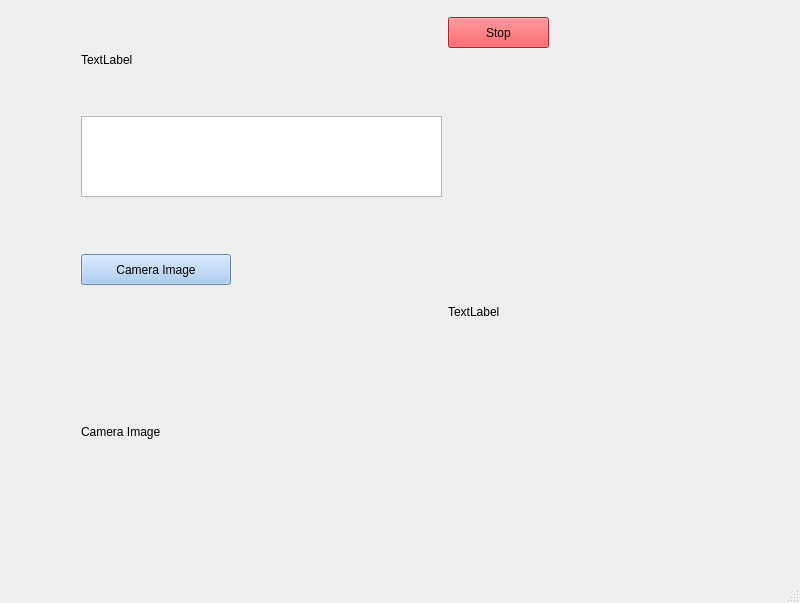
<?xml version="1.0" encoding="UTF-8"?>
<ui version="4.0">
 <class>MainWindow</class>
 <widget class="QMainWindow" name="MainWindow">
  <property name="geometry">
   <rect>
    <x>0</x>
    <y>0</y>
    <width>800</width>
    <height>603</height>
   </rect>
  </property>
  <property name="windowTitle">
   <string>MainWindow</string>
  </property>
  <widget class="QWidget" name="centralwidget">
   <layout class="QGridLayout" name="gridLayout_4">
    <item row="0" column="0">
     <layout class="QGridLayout" name="gridLayout_3">
      <item row="0" column="0">
       <layout class="QVBoxLayout" name="verticalLayout_3">
        <item>
         <widget class="QLabel" name="terraCropLabel_2">
          <property name="sizePolicy">
           <sizepolicy hsizetype="Fixed" vsizetype="Fixed">
            <horstretch>0</horstretch>
            <verstretch>0</verstretch>
           </sizepolicy>
          </property>
          <property name="minimumSize">
           <size>
            <width>171</width>
            <height>101</height>
           </size>
          </property>
          <property name="maximumSize">
           <size>
            <width>171</width>
            <height>101</height>
           </size>
          </property>
          <property name="text">
           <string>TextLabel</string>
          </property>
         </widget>
        </item>
        <item>
         <widget class="QListWidget" name="statusListWidget">
          <property name="minimumSize">
           <size>
            <width>361</width>
            <height>81</height>
           </size>
          </property>
          <property name="maximumSize">
           <size>
            <width>361</width>
            <height>81</height>
           </size>
          </property>
         </widget>
        </item>
        <item>
         <spacer name="verticalSpacer">
          <property name="orientation">
           <enum>Qt::Vertical</enum>
          </property>
          <property name="sizeHint" stdset="0">
           <size>
            <width>20</width>
            <height>40</height>
           </size>
          </property>
         </spacer>
        </item>
        <item>
         <widget class="QPushButton" name="captureButton">
          <property name="sizePolicy">
           <sizepolicy hsizetype="Expanding" vsizetype="Expanding">
            <horstretch>0</horstretch>
            <verstretch>0</verstretch>
           </sizepolicy>
          </property>
          <property name="minimumSize">
           <size>
            <width>150</width>
            <height>31</height>
           </size>
          </property>
          <property name="maximumSize">
           <size>
            <width>150</width>
            <height>31</height>
           </size>
          </property>
          <property name="palette">
           <palette>
            <active>
             <colorrole role="WindowText">
              <brush brushstyle="SolidPattern">
               <color alpha="255">
                <red>0</red>
                <green>0</green>
                <blue>0</blue>
               </color>
              </brush>
             </colorrole>
             <colorrole role="Button">
              <brush brushstyle="SolidPattern">
               <color alpha="255">
                <red>153</red>
                <green>193</green>
                <blue>241</blue>
               </color>
              </brush>
             </colorrole>
             <colorrole role="Light">
              <brush brushstyle="SolidPattern">
               <color alpha="255">
                <red>255</red>
                <green>255</green>
                <blue>255</blue>
               </color>
              </brush>
             </colorrole>
             <colorrole role="Midlight">
              <brush brushstyle="SolidPattern">
               <color alpha="255">
                <red>204</red>
                <green>224</green>
                <blue>248</blue>
               </color>
              </brush>
             </colorrole>
             <colorrole role="Dark">
              <brush brushstyle="SolidPattern">
               <color alpha="255">
                <red>76</red>
                <green>96</green>
                <blue>120</blue>
               </color>
              </brush>
             </colorrole>
             <colorrole role="Mid">
              <brush brushstyle="SolidPattern">
               <color alpha="255">
                <red>102</red>
                <green>129</green>
                <blue>161</blue>
               </color>
              </brush>
             </colorrole>
             <colorrole role="Text">
              <brush brushstyle="SolidPattern">
               <color alpha="255">
                <red>0</red>
                <green>0</green>
                <blue>0</blue>
               </color>
              </brush>
             </colorrole>
             <colorrole role="BrightText">
              <brush brushstyle="SolidPattern">
               <color alpha="255">
                <red>255</red>
                <green>255</green>
                <blue>255</blue>
               </color>
              </brush>
             </colorrole>
             <colorrole role="ButtonText">
              <brush brushstyle="SolidPattern">
               <color alpha="255">
                <red>0</red>
                <green>0</green>
                <blue>0</blue>
               </color>
              </brush>
             </colorrole>
             <colorrole role="Base">
              <brush brushstyle="SolidPattern">
               <color alpha="255">
                <red>255</red>
                <green>255</green>
                <blue>255</blue>
               </color>
              </brush>
             </colorrole>
             <colorrole role="Window">
              <brush brushstyle="SolidPattern">
               <color alpha="255">
                <red>153</red>
                <green>193</green>
                <blue>241</blue>
               </color>
              </brush>
             </colorrole>
             <colorrole role="Shadow">
              <brush brushstyle="SolidPattern">
               <color alpha="255">
                <red>0</red>
                <green>0</green>
                <blue>0</blue>
               </color>
              </brush>
             </colorrole>
             <colorrole role="AlternateBase">
              <brush brushstyle="SolidPattern">
               <color alpha="255">
                <red>204</red>
                <green>224</green>
                <blue>248</blue>
               </color>
              </brush>
             </colorrole>
             <colorrole role="ToolTipBase">
              <brush brushstyle="SolidPattern">
               <color alpha="255">
                <red>255</red>
                <green>255</green>
                <blue>220</blue>
               </color>
              </brush>
             </colorrole>
             <colorrole role="ToolTipText">
              <brush brushstyle="SolidPattern">
               <color alpha="255">
                <red>0</red>
                <green>0</green>
                <blue>0</blue>
               </color>
              </brush>
             </colorrole>
             <colorrole role="PlaceholderText">
              <brush brushstyle="SolidPattern">
               <color alpha="128">
                <red>0</red>
                <green>0</green>
                <blue>0</blue>
               </color>
              </brush>
             </colorrole>
            </active>
            <inactive>
             <colorrole role="WindowText">
              <brush brushstyle="SolidPattern">
               <color alpha="255">
                <red>0</red>
                <green>0</green>
                <blue>0</blue>
               </color>
              </brush>
             </colorrole>
             <colorrole role="Button">
              <brush brushstyle="SolidPattern">
               <color alpha="255">
                <red>153</red>
                <green>193</green>
                <blue>241</blue>
               </color>
              </brush>
             </colorrole>
             <colorrole role="Light">
              <brush brushstyle="SolidPattern">
               <color alpha="255">
                <red>255</red>
                <green>255</green>
                <blue>255</blue>
               </color>
              </brush>
             </colorrole>
             <colorrole role="Midlight">
              <brush brushstyle="SolidPattern">
               <color alpha="255">
                <red>204</red>
                <green>224</green>
                <blue>248</blue>
               </color>
              </brush>
             </colorrole>
             <colorrole role="Dark">
              <brush brushstyle="SolidPattern">
               <color alpha="255">
                <red>76</red>
                <green>96</green>
                <blue>120</blue>
               </color>
              </brush>
             </colorrole>
             <colorrole role="Mid">
              <brush brushstyle="SolidPattern">
               <color alpha="255">
                <red>102</red>
                <green>129</green>
                <blue>161</blue>
               </color>
              </brush>
             </colorrole>
             <colorrole role="Text">
              <brush brushstyle="SolidPattern">
               <color alpha="255">
                <red>0</red>
                <green>0</green>
                <blue>0</blue>
               </color>
              </brush>
             </colorrole>
             <colorrole role="BrightText">
              <brush brushstyle="SolidPattern">
               <color alpha="255">
                <red>255</red>
                <green>255</green>
                <blue>255</blue>
               </color>
              </brush>
             </colorrole>
             <colorrole role="ButtonText">
              <brush brushstyle="SolidPattern">
               <color alpha="255">
                <red>0</red>
                <green>0</green>
                <blue>0</blue>
               </color>
              </brush>
             </colorrole>
             <colorrole role="Base">
              <brush brushstyle="SolidPattern">
               <color alpha="255">
                <red>255</red>
                <green>255</green>
                <blue>255</blue>
               </color>
              </brush>
             </colorrole>
             <colorrole role="Window">
              <brush brushstyle="SolidPattern">
               <color alpha="255">
                <red>153</red>
                <green>193</green>
                <blue>241</blue>
               </color>
              </brush>
             </colorrole>
             <colorrole role="Shadow">
              <brush brushstyle="SolidPattern">
               <color alpha="255">
                <red>0</red>
                <green>0</green>
                <blue>0</blue>
               </color>
              </brush>
             </colorrole>
             <colorrole role="AlternateBase">
              <brush brushstyle="SolidPattern">
               <color alpha="255">
                <red>204</red>
                <green>224</green>
                <blue>248</blue>
               </color>
              </brush>
             </colorrole>
             <colorrole role="ToolTipBase">
              <brush brushstyle="SolidPattern">
               <color alpha="255">
                <red>255</red>
                <green>255</green>
                <blue>220</blue>
               </color>
              </brush>
             </colorrole>
             <colorrole role="ToolTipText">
              <brush brushstyle="SolidPattern">
               <color alpha="255">
                <red>0</red>
                <green>0</green>
                <blue>0</blue>
               </color>
              </brush>
             </colorrole>
             <colorrole role="PlaceholderText">
              <brush brushstyle="SolidPattern">
               <color alpha="128">
                <red>0</red>
                <green>0</green>
                <blue>0</blue>
               </color>
              </brush>
             </colorrole>
            </inactive>
            <disabled>
             <colorrole role="WindowText">
              <brush brushstyle="SolidPattern">
               <color alpha="255">
                <red>76</red>
                <green>96</green>
                <blue>120</blue>
               </color>
              </brush>
             </colorrole>
             <colorrole role="Button">
              <brush brushstyle="SolidPattern">
               <color alpha="255">
                <red>153</red>
                <green>193</green>
                <blue>241</blue>
               </color>
              </brush>
             </colorrole>
             <colorrole role="Light">
              <brush brushstyle="SolidPattern">
               <color alpha="255">
                <red>255</red>
                <green>255</green>
                <blue>255</blue>
               </color>
              </brush>
             </colorrole>
             <colorrole role="Midlight">
              <brush brushstyle="SolidPattern">
               <color alpha="255">
                <red>204</red>
                <green>224</green>
                <blue>248</blue>
               </color>
              </brush>
             </colorrole>
             <colorrole role="Dark">
              <brush brushstyle="SolidPattern">
               <color alpha="255">
                <red>76</red>
                <green>96</green>
                <blue>120</blue>
               </color>
              </brush>
             </colorrole>
             <colorrole role="Mid">
              <brush brushstyle="SolidPattern">
               <color alpha="255">
                <red>102</red>
                <green>129</green>
                <blue>161</blue>
               </color>
              </brush>
             </colorrole>
             <colorrole role="Text">
              <brush brushstyle="SolidPattern">
               <color alpha="255">
                <red>76</red>
                <green>96</green>
                <blue>120</blue>
               </color>
              </brush>
             </colorrole>
             <colorrole role="BrightText">
              <brush brushstyle="SolidPattern">
               <color alpha="255">
                <red>255</red>
                <green>255</green>
                <blue>255</blue>
               </color>
              </brush>
             </colorrole>
             <colorrole role="ButtonText">
              <brush brushstyle="SolidPattern">
               <color alpha="255">
                <red>76</red>
                <green>96</green>
                <blue>120</blue>
               </color>
              </brush>
             </colorrole>
             <colorrole role="Base">
              <brush brushstyle="SolidPattern">
               <color alpha="255">
                <red>153</red>
                <green>193</green>
                <blue>241</blue>
               </color>
              </brush>
             </colorrole>
             <colorrole role="Window">
              <brush brushstyle="SolidPattern">
               <color alpha="255">
                <red>153</red>
                <green>193</green>
                <blue>241</blue>
               </color>
              </brush>
             </colorrole>
             <colorrole role="Shadow">
              <brush brushstyle="SolidPattern">
               <color alpha="255">
                <red>0</red>
                <green>0</green>
                <blue>0</blue>
               </color>
              </brush>
             </colorrole>
             <colorrole role="AlternateBase">
              <brush brushstyle="SolidPattern">
               <color alpha="255">
                <red>153</red>
                <green>193</green>
                <blue>241</blue>
               </color>
              </brush>
             </colorrole>
             <colorrole role="ToolTipBase">
              <brush brushstyle="SolidPattern">
               <color alpha="255">
                <red>255</red>
                <green>255</green>
                <blue>220</blue>
               </color>
              </brush>
             </colorrole>
             <colorrole role="ToolTipText">
              <brush brushstyle="SolidPattern">
               <color alpha="255">
                <red>0</red>
                <green>0</green>
                <blue>0</blue>
               </color>
              </brush>
             </colorrole>
             <colorrole role="PlaceholderText">
              <brush brushstyle="SolidPattern">
               <color alpha="128">
                <red>0</red>
                <green>0</green>
                <blue>0</blue>
               </color>
              </brush>
             </colorrole>
            </disabled>
           </palette>
          </property>
          <property name="text">
           <string>Camera Image</string>
          </property>
         </widget>
        </item>
        <item>
         <widget class="QLabel" name="imageLabel">
          <property name="sizePolicy">
           <sizepolicy hsizetype="Fixed" vsizetype="Fixed">
            <horstretch>0</horstretch>
            <verstretch>0</verstretch>
           </sizepolicy>
          </property>
          <property name="minimumSize">
           <size>
            <width>361</width>
            <height>281</height>
           </size>
          </property>
          <property name="maximumSize">
           <size>
            <width>361</width>
            <height>281</height>
           </size>
          </property>
          <property name="text">
           <string>Camera Image</string>
          </property>
         </widget>
        </item>
       </layout>
      </item>
      <item row="0" column="1">
       <layout class="QVBoxLayout" name="verticalLayout_4">
        <item>
         <widget class="QPushButton" name="stopButton">
          <property name="sizePolicy">
           <sizepolicy hsizetype="Expanding" vsizetype="Expanding">
            <horstretch>0</horstretch>
            <verstretch>0</verstretch>
           </sizepolicy>
          </property>
          <property name="minimumSize">
           <size>
            <width>101</width>
            <height>31</height>
           </size>
          </property>
          <property name="maximumSize">
           <size>
            <width>101</width>
            <height>31</height>
           </size>
          </property>
          <property name="palette">
           <palette>
            <active>
             <colorrole role="WindowText">
              <brush brushstyle="SolidPattern">
               <color alpha="255">
                <red>0</red>
                <green>0</green>
                <blue>0</blue>
               </color>
              </brush>
             </colorrole>
             <colorrole role="Button">
              <brush brushstyle="SolidPattern">
               <color alpha="255">
                <red>237</red>
                <green>51</green>
                <blue>59</blue>
               </color>
              </brush>
             </colorrole>
             <colorrole role="Light">
              <brush brushstyle="SolidPattern">
               <color alpha="255">
                <red>255</red>
                <green>155</green>
                <blue>160</blue>
               </color>
              </brush>
             </colorrole>
             <colorrole role="Midlight">
              <brush brushstyle="SolidPattern">
               <color alpha="255">
                <red>246</red>
                <green>103</green>
                <blue>109</blue>
               </color>
              </brush>
             </colorrole>
             <colorrole role="Dark">
              <brush brushstyle="SolidPattern">
               <color alpha="255">
                <red>118</red>
                <green>25</green>
                <blue>29</blue>
               </color>
              </brush>
             </colorrole>
             <colorrole role="Mid">
              <brush brushstyle="SolidPattern">
               <color alpha="255">
                <red>158</red>
                <green>34</green>
                <blue>39</blue>
               </color>
              </brush>
             </colorrole>
             <colorrole role="Text">
              <brush brushstyle="SolidPattern">
               <color alpha="255">
                <red>0</red>
                <green>0</green>
                <blue>0</blue>
               </color>
              </brush>
             </colorrole>
             <colorrole role="BrightText">
              <brush brushstyle="SolidPattern">
               <color alpha="255">
                <red>255</red>
                <green>255</green>
                <blue>255</blue>
               </color>
              </brush>
             </colorrole>
             <colorrole role="ButtonText">
              <brush brushstyle="SolidPattern">
               <color alpha="255">
                <red>0</red>
                <green>0</green>
                <blue>0</blue>
               </color>
              </brush>
             </colorrole>
             <colorrole role="Base">
              <brush brushstyle="SolidPattern">
               <color alpha="255">
                <red>255</red>
                <green>255</green>
                <blue>255</blue>
               </color>
              </brush>
             </colorrole>
             <colorrole role="Window">
              <brush brushstyle="SolidPattern">
               <color alpha="255">
                <red>237</red>
                <green>51</green>
                <blue>59</blue>
               </color>
              </brush>
             </colorrole>
             <colorrole role="Shadow">
              <brush brushstyle="SolidPattern">
               <color alpha="255">
                <red>0</red>
                <green>0</green>
                <blue>0</blue>
               </color>
              </brush>
             </colorrole>
             <colorrole role="AlternateBase">
              <brush brushstyle="SolidPattern">
               <color alpha="255">
                <red>246</red>
                <green>153</green>
                <blue>157</blue>
               </color>
              </brush>
             </colorrole>
             <colorrole role="ToolTipBase">
              <brush brushstyle="SolidPattern">
               <color alpha="255">
                <red>255</red>
                <green>255</green>
                <blue>220</blue>
               </color>
              </brush>
             </colorrole>
             <colorrole role="ToolTipText">
              <brush brushstyle="SolidPattern">
               <color alpha="255">
                <red>0</red>
                <green>0</green>
                <blue>0</blue>
               </color>
              </brush>
             </colorrole>
             <colorrole role="PlaceholderText">
              <brush brushstyle="SolidPattern">
               <color alpha="128">
                <red>0</red>
                <green>0</green>
                <blue>0</blue>
               </color>
              </brush>
             </colorrole>
            </active>
            <inactive>
             <colorrole role="WindowText">
              <brush brushstyle="SolidPattern">
               <color alpha="255">
                <red>0</red>
                <green>0</green>
                <blue>0</blue>
               </color>
              </brush>
             </colorrole>
             <colorrole role="Button">
              <brush brushstyle="SolidPattern">
               <color alpha="255">
                <red>237</red>
                <green>51</green>
                <blue>59</blue>
               </color>
              </brush>
             </colorrole>
             <colorrole role="Light">
              <brush brushstyle="SolidPattern">
               <color alpha="255">
                <red>255</red>
                <green>155</green>
                <blue>160</blue>
               </color>
              </brush>
             </colorrole>
             <colorrole role="Midlight">
              <brush brushstyle="SolidPattern">
               <color alpha="255">
                <red>246</red>
                <green>103</green>
                <blue>109</blue>
               </color>
              </brush>
             </colorrole>
             <colorrole role="Dark">
              <brush brushstyle="SolidPattern">
               <color alpha="255">
                <red>118</red>
                <green>25</green>
                <blue>29</blue>
               </color>
              </brush>
             </colorrole>
             <colorrole role="Mid">
              <brush brushstyle="SolidPattern">
               <color alpha="255">
                <red>158</red>
                <green>34</green>
                <blue>39</blue>
               </color>
              </brush>
             </colorrole>
             <colorrole role="Text">
              <brush brushstyle="SolidPattern">
               <color alpha="255">
                <red>0</red>
                <green>0</green>
                <blue>0</blue>
               </color>
              </brush>
             </colorrole>
             <colorrole role="BrightText">
              <brush brushstyle="SolidPattern">
               <color alpha="255">
                <red>255</red>
                <green>255</green>
                <blue>255</blue>
               </color>
              </brush>
             </colorrole>
             <colorrole role="ButtonText">
              <brush brushstyle="SolidPattern">
               <color alpha="255">
                <red>0</red>
                <green>0</green>
                <blue>0</blue>
               </color>
              </brush>
             </colorrole>
             <colorrole role="Base">
              <brush brushstyle="SolidPattern">
               <color alpha="255">
                <red>255</red>
                <green>255</green>
                <blue>255</blue>
               </color>
              </brush>
             </colorrole>
             <colorrole role="Window">
              <brush brushstyle="SolidPattern">
               <color alpha="255">
                <red>237</red>
                <green>51</green>
                <blue>59</blue>
               </color>
              </brush>
             </colorrole>
             <colorrole role="Shadow">
              <brush brushstyle="SolidPattern">
               <color alpha="255">
                <red>0</red>
                <green>0</green>
                <blue>0</blue>
               </color>
              </brush>
             </colorrole>
             <colorrole role="AlternateBase">
              <brush brushstyle="SolidPattern">
               <color alpha="255">
                <red>246</red>
                <green>153</green>
                <blue>157</blue>
               </color>
              </brush>
             </colorrole>
             <colorrole role="ToolTipBase">
              <brush brushstyle="SolidPattern">
               <color alpha="255">
                <red>255</red>
                <green>255</green>
                <blue>220</blue>
               </color>
              </brush>
             </colorrole>
             <colorrole role="ToolTipText">
              <brush brushstyle="SolidPattern">
               <color alpha="255">
                <red>0</red>
                <green>0</green>
                <blue>0</blue>
               </color>
              </brush>
             </colorrole>
             <colorrole role="PlaceholderText">
              <brush brushstyle="SolidPattern">
               <color alpha="128">
                <red>0</red>
                <green>0</green>
                <blue>0</blue>
               </color>
              </brush>
             </colorrole>
            </inactive>
            <disabled>
             <colorrole role="WindowText">
              <brush brushstyle="SolidPattern">
               <color alpha="255">
                <red>118</red>
                <green>25</green>
                <blue>29</blue>
               </color>
              </brush>
             </colorrole>
             <colorrole role="Button">
              <brush brushstyle="SolidPattern">
               <color alpha="255">
                <red>237</red>
                <green>51</green>
                <blue>59</blue>
               </color>
              </brush>
             </colorrole>
             <colorrole role="Light">
              <brush brushstyle="SolidPattern">
               <color alpha="255">
                <red>255</red>
                <green>155</green>
                <blue>160</blue>
               </color>
              </brush>
             </colorrole>
             <colorrole role="Midlight">
              <brush brushstyle="SolidPattern">
               <color alpha="255">
                <red>246</red>
                <green>103</green>
                <blue>109</blue>
               </color>
              </brush>
             </colorrole>
             <colorrole role="Dark">
              <brush brushstyle="SolidPattern">
               <color alpha="255">
                <red>118</red>
                <green>25</green>
                <blue>29</blue>
               </color>
              </brush>
             </colorrole>
             <colorrole role="Mid">
              <brush brushstyle="SolidPattern">
               <color alpha="255">
                <red>158</red>
                <green>34</green>
                <blue>39</blue>
               </color>
              </brush>
             </colorrole>
             <colorrole role="Text">
              <brush brushstyle="SolidPattern">
               <color alpha="255">
                <red>118</red>
                <green>25</green>
                <blue>29</blue>
               </color>
              </brush>
             </colorrole>
             <colorrole role="BrightText">
              <brush brushstyle="SolidPattern">
               <color alpha="255">
                <red>255</red>
                <green>255</green>
                <blue>255</blue>
               </color>
              </brush>
             </colorrole>
             <colorrole role="ButtonText">
              <brush brushstyle="SolidPattern">
               <color alpha="255">
                <red>118</red>
                <green>25</green>
                <blue>29</blue>
               </color>
              </brush>
             </colorrole>
             <colorrole role="Base">
              <brush brushstyle="SolidPattern">
               <color alpha="255">
                <red>237</red>
                <green>51</green>
                <blue>59</blue>
               </color>
              </brush>
             </colorrole>
             <colorrole role="Window">
              <brush brushstyle="SolidPattern">
               <color alpha="255">
                <red>237</red>
                <green>51</green>
                <blue>59</blue>
               </color>
              </brush>
             </colorrole>
             <colorrole role="Shadow">
              <brush brushstyle="SolidPattern">
               <color alpha="255">
                <red>0</red>
                <green>0</green>
                <blue>0</blue>
               </color>
              </brush>
             </colorrole>
             <colorrole role="AlternateBase">
              <brush brushstyle="SolidPattern">
               <color alpha="255">
                <red>237</red>
                <green>51</green>
                <blue>59</blue>
               </color>
              </brush>
             </colorrole>
             <colorrole role="ToolTipBase">
              <brush brushstyle="SolidPattern">
               <color alpha="255">
                <red>255</red>
                <green>255</green>
                <blue>220</blue>
               </color>
              </brush>
             </colorrole>
             <colorrole role="ToolTipText">
              <brush brushstyle="SolidPattern">
               <color alpha="255">
                <red>0</red>
                <green>0</green>
                <blue>0</blue>
               </color>
              </brush>
             </colorrole>
             <colorrole role="PlaceholderText">
              <brush brushstyle="SolidPattern">
               <color alpha="128">
                <red>0</red>
                <green>0</green>
                <blue>0</blue>
               </color>
              </brush>
             </colorrole>
            </disabled>
           </palette>
          </property>
          <property name="text">
           <string>Stop</string>
          </property>
         </widget>
        </item>
        <item>
         <widget class="QLabel" name="mapLabel">
          <property name="sizePolicy">
           <sizepolicy hsizetype="Fixed" vsizetype="Fixed">
            <horstretch>0</horstretch>
            <verstretch>0</verstretch>
           </sizepolicy>
          </property>
          <property name="minimumSize">
           <size>
            <width>270</width>
            <height>500</height>
           </size>
          </property>
          <property name="maximumSize">
           <size>
            <width>270</width>
            <height>500</height>
           </size>
          </property>
          <property name="text">
           <string>TextLabel</string>
          </property>
         </widget>
        </item>
       </layout>
      </item>
     </layout>
    </item>
   </layout>
  </widget>
  <widget class="QMenuBar" name="menubar">
   <property name="geometry">
    <rect>
     <x>0</x>
     <y>0</y>
     <width>800</width>
     <height>22</height>
    </rect>
   </property>
  </widget>
  <widget class="QStatusBar" name="statusbar"/>
 </widget>
 <resources/>
 <connections/>
</ui>
